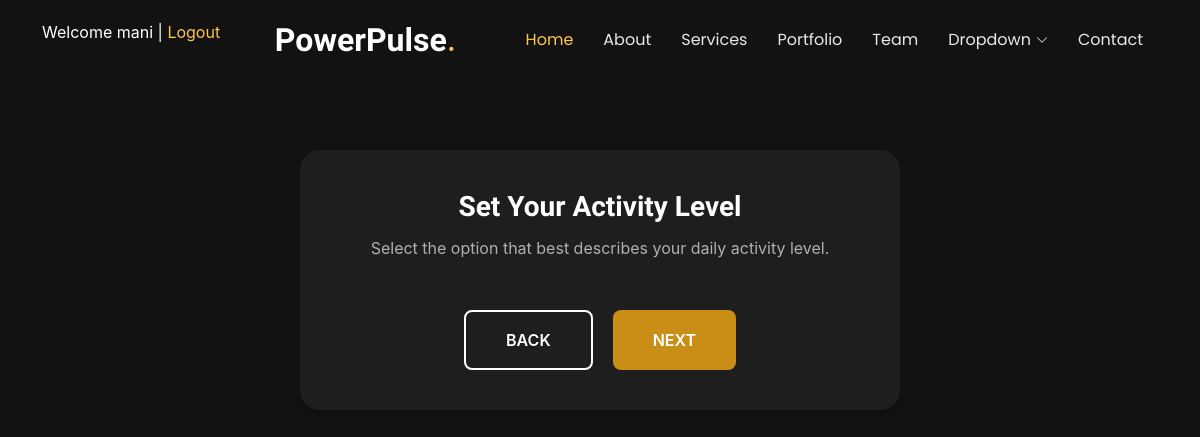
The page /diet/activity/ (signed in) on the database as committed earlier.
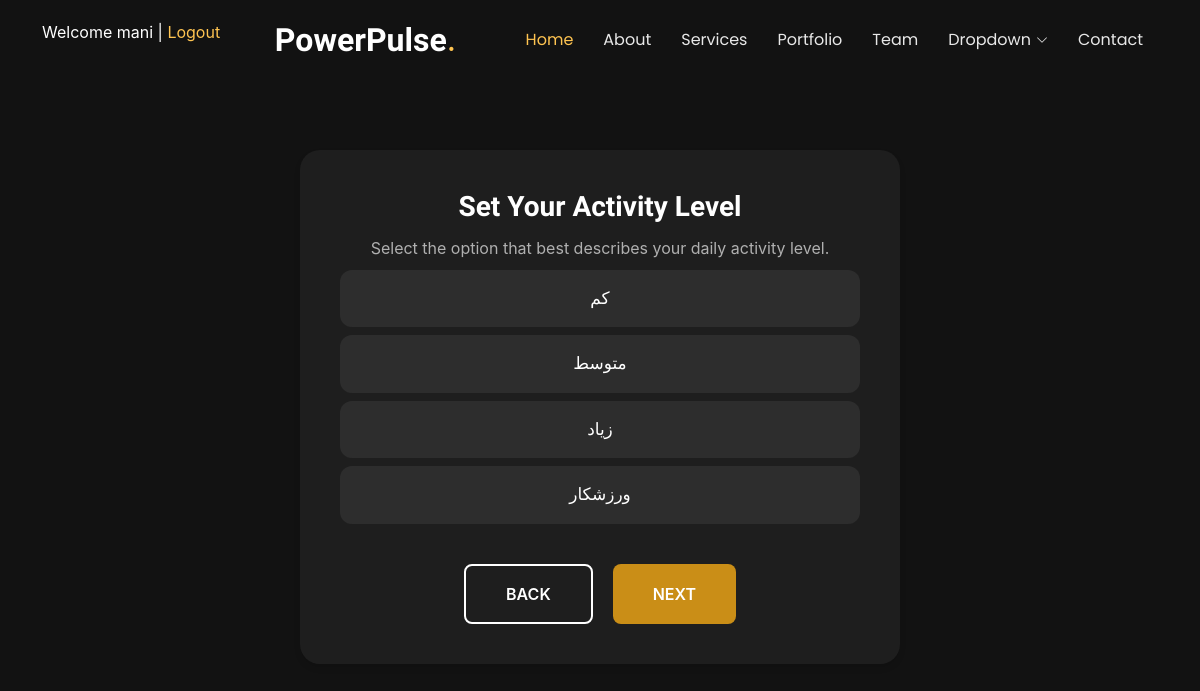
The same page on the database as committed later.
### mealplan/models.py (models this page shows)
class ActivityLevel(models.Model):
    ACTIVITY_CHOICES = [
        ("low", "کم"),
        ("medium", "متوسط"),
        ("high", "زیاد"),
        ("athlete", "ورزشکار"),
    ]
    level = models.CharField(
        max_length=20,
        choices=ACTIVITY_CHOICES,
        unique=True,
    )
    multiplier = models.FloatField()
    def __str__(self):
        return dict(self.ACTIVITY_CHOICES)[self.level]

### mealplan/views.py (the view, shortened to what this page needs)
# urls.py: path('activity/', ActivityLevelView.as_view(), name="activity_level"),
class ActivityLevelView(LoginRequiredMixin, FormView):
    template_name = 'diet/activity.html'
    form_class = ActivityLevelForm
    success_url = '/diet/plan/'

### mealplan/templates/diet/activity.html (shortened to what this page needs)
{% extends '_base.html' %}
{% block content %}
<div class="goals-container">
    <div class="goals-header">
        <h2>Set Your Activity Level</h2>
        <p class="subtitle">Select the option that best describes your daily activity level.</p>
    </div>
    <form method="POST" id="goalsForm" class="goals-form">
        <div class="goals-list">
            {% for choice in form.fields.activity_level.queryset %}
            <div class="goal-option">
                <label for="activity-{{ choice.pk }}" class="goal-button">{{ choice }}</label>
            </div>
            {% endfor %}
        </div>
        <div class="navigation-buttons">
            <a href="{% url 'mealplan:diet_plan' %}" class="back-button">BACK</a>
            <button type="submit" id="nextButton" class="next-button">NEXT</button>
        </div>
    </form>
</div>
{% endblock %}

Rows that differ between the two databases and show on the page:
added ActivityLevel: level "کم"
added ActivityLevel: level "متوسط"
added ActivityLevel: level "زیاد"
added ActivityLevel: level "ورزشکار"
